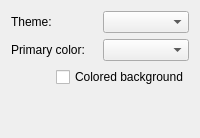
     <widget class="QWidget" name="tab">
      <attribute name="title">
       <string>View</string>
      </attribute>
      <layout class="QVBoxLayout" name="verticalLayout_6">
       <item>
        <layout class="QHBoxLayout" name="horizontalLayout_11">
         <item>
          <widget class="QLabel" name="label_theme">
           <property name="text">
            <string>Theme:</string>
           </property>
          </widget>
         </item>
         <item>
          <widget class="QComboBox" name="comboBox_theme"/>
         </item>
        </layout>
       </item>
       <item>
        <layout class="QHBoxLayout" name="horizontalLayout_14">
         <item>
          <widget class="QLabel" name="label_primary_color">
           <property name="text">
            <string>Primary color:</string>
           </property>
          </widget>
         </item>
         <item>
          <widget class="QComboBox" name="comboBox_primary_color"/>
         </item>
        </layout>
       </item>
       <item>
        <layout class="QHBoxLayout" name="horizontalLayout_12">
         <item>
          <widget class="QLabel" name="label_3">
           <property name="text">
            <string/>
           </property>
          </widget>
         </item>
         <item>
          <widget class="QCheckBox" name="checkBox_colored_background">
           <property name="text">
            <string>Colored background</string>
           </property>
          </widget>
         </item>
        </layout>
       </item>
       <item>
        <spacer name="verticalSpacer_4">
         <property name="orientation">
          <enum>Qt::Orientation::Vertical</enum>
         </property>
         <property name="sizeHint" stdset="0">
          <size>
           <width>20</width>
           <height>40</height>
          </size>
         </property>
        </spacer>
       </item>
      </layout>
     </widget>
